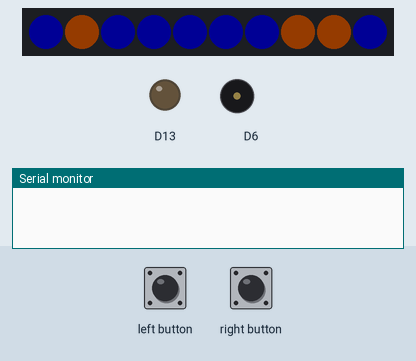
A sketch run on a simulated Adafruit Circuit Playground Express. Shown: 10 RGB LEDs in strip order, left to right, output pins drawn as LEDs (lit = HIGH), buzzer (waves = sounding), the last lines printed to the serial monitor. Inputs (shaded band) come from the test bench. Dim RGB values are drawn brighter than linear; random numbers use the default seed unless the sketch sets one.

Above: at 0.1 s.
10.9 s: left button pressed for 1 s
At 11.25 s:
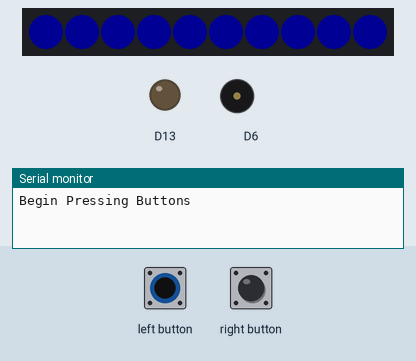
At 12.2 s:
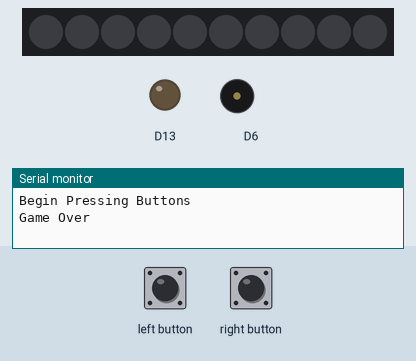
Timing chart, 0 to 13.9 s (numbered marks = the images above; inputs shaded):
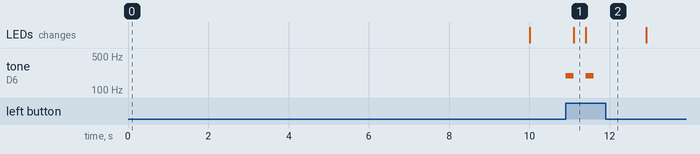

The sketch:

simonSays_FINALGame.ino
```cpp
#include <Adafruit_CircuitPlayground.h>

//constants used
const int patternSize = 10; //a fixed 10 steps to the pattern
int pattern [patternSize]; //creates an array of either blue or orange for 10 steps
int playerIndex = 0; //tracks correct inputs, increases to next expected input after each button push, starts at step 0 and recognizes when step 10 is correct and completed
bool gameActive = false;// false: when pattern is displayed, true: when game has started (active mode)
unsigned long displayStartTime; //for large integers and avoids negatives, timestamps of the 10 second display period, found from arduino link below


//buttons
const int leftButtonPin = 4; //blue button
const int rightButtonPin = 5; //orange button


//sound frequencies when buttons are pushed
const int blueNote = 196; //G3 note
const int orangeNote = 659; //E5 note


//declaration functions
void startNewGame();//new round of game, resets the random pattern, the user's progress, and whether the game is active or not
void showPattern(); //pattern is displayed on LEDs for 10 seconds based on randomly generated array, then game is active and prepared for player input
void checkPlayerInput(); //allows the proper LED and sound output based on which button was pressed
void validateInput(int inputColor); //checks parameter to see if player button choice is correct


  void startNewGame() { //involved in setup
    for (int i = 0; i < patternSize; i++){ //loop that runs 10 times and i increases
      pattern[i] = random(0,2); //can either be assigned a 0/ blue or 1/ orange, max number is exclusive so <2, generates the numbers that randomSeed intitializes
    }
    playerIndex = 0; //resets to step 0
    gameActive = false; // pattern is shown, not in input mode yet
    displayStartTime = millis(); //tracks in milliseconds how long pattern is displayed, allows timely switch to player input mode
  }


  void showPattern() {
    CircuitPlayground.clearPixels();
    for(int i = 0; i < patternSize; i++) {
      int color = pattern[i];
    if (color == 0) { //compares if color is 0 or not, if the step color is blue then display blue on LED
      CircuitPlayground.setPixelColor(i, 0, 0, 255);
      } else {
      CircuitPlayground.setPixelColor(i, 255, 100, 0);
        }
      }
      delay(10000);
      CircuitPlayground.clearPixels();
      gameActive = true;
      Serial.println("Begin Pressing Buttons");
        }


  void checkPlayerInput(){
    if (digitalRead(leftButtonPin) == HIGH){ //high voltage is button pushed, used instead of ISR since button causes many steps which creates issues for simple interrupts
       CircuitPlayground.playTone(blueNote, 200);
    for (int i = 0; i < 10; i++){
       CircuitPlayground.setPixelColor(i,0,0,255);
       }
      validateInput(0);
      delay(300);
      CircuitPlayground.clearPixels();
        }
    else if (digitalRead(rightButtonPin) == HIGH) {
      CircuitPlayground.playTone(orangeNote, 200);
    for(int i = 0; i < 10; i++){
       CircuitPlayground.setPixelColor(i,255,100,0);
        }
        validateInput(1);
        delay(300);
        CircuitPlayground.clearPixels();
          }
        }


  void validateInput(int inputColor) { //0=blue, 1=orange
    if(inputColor == pattern[playerIndex]){ //checks if player's button choice matches the color of the step in the pattern
      playerIndex++; //if a correct match then move to next step
    if(playerIndex >= patternSize) { //win condition
      Serial.println("Winner!!");
      CircuitPlayground.clearPixels();
      delay(1000);
      startNewGame();
        }
  } else { //lose condition
      Serial.println("Game Over");
      CircuitPlayground.clearPixels();
      delay(1000);
      startNewGame();
        }
      }


//prepares game on both the program and the board
void setup(){
  Serial.begin(9600);
  CircuitPlayground.begin();

  pinMode(leftButtonPin, INPUT_PULLDOWN);
  pinMode(rightButtonPin, INPUT_PULLDOWN);

  randomSeed(analogRead(A0));// https://docs.arduino.cc/language-reference/en/functions/random-numbers/randomSeed/
  startNewGame(); // game reset and ready for player input, initializes gameplay before program begins looping
}


void loop (){
  if(!gameActive && millis() - displayStartTime < 10000){ //pattern is still being displayed AND 10 seconds has not passed yet
    showPattern();
    }
    else if (!gameActive) { //moment after pattern displayed
      CircuitPlayground.clearPixels();
      gameActive = true; //player can now input
      Serial.println("Start Game!");
      }
    else { //repeatedly checks the player input until game is over
      checkPlayerInput(); //player input takes you to validate input which take you to next step, winner, or game over
      }
  }
```

Measured:
- after the input at 10.9 s, tone on D6: alternates 196 Hz for 0.20 s and silent for 0.30 s, 4 changes in all, then stays silent, starting at once; the LEDs: change after 0.20 s (image 1)
